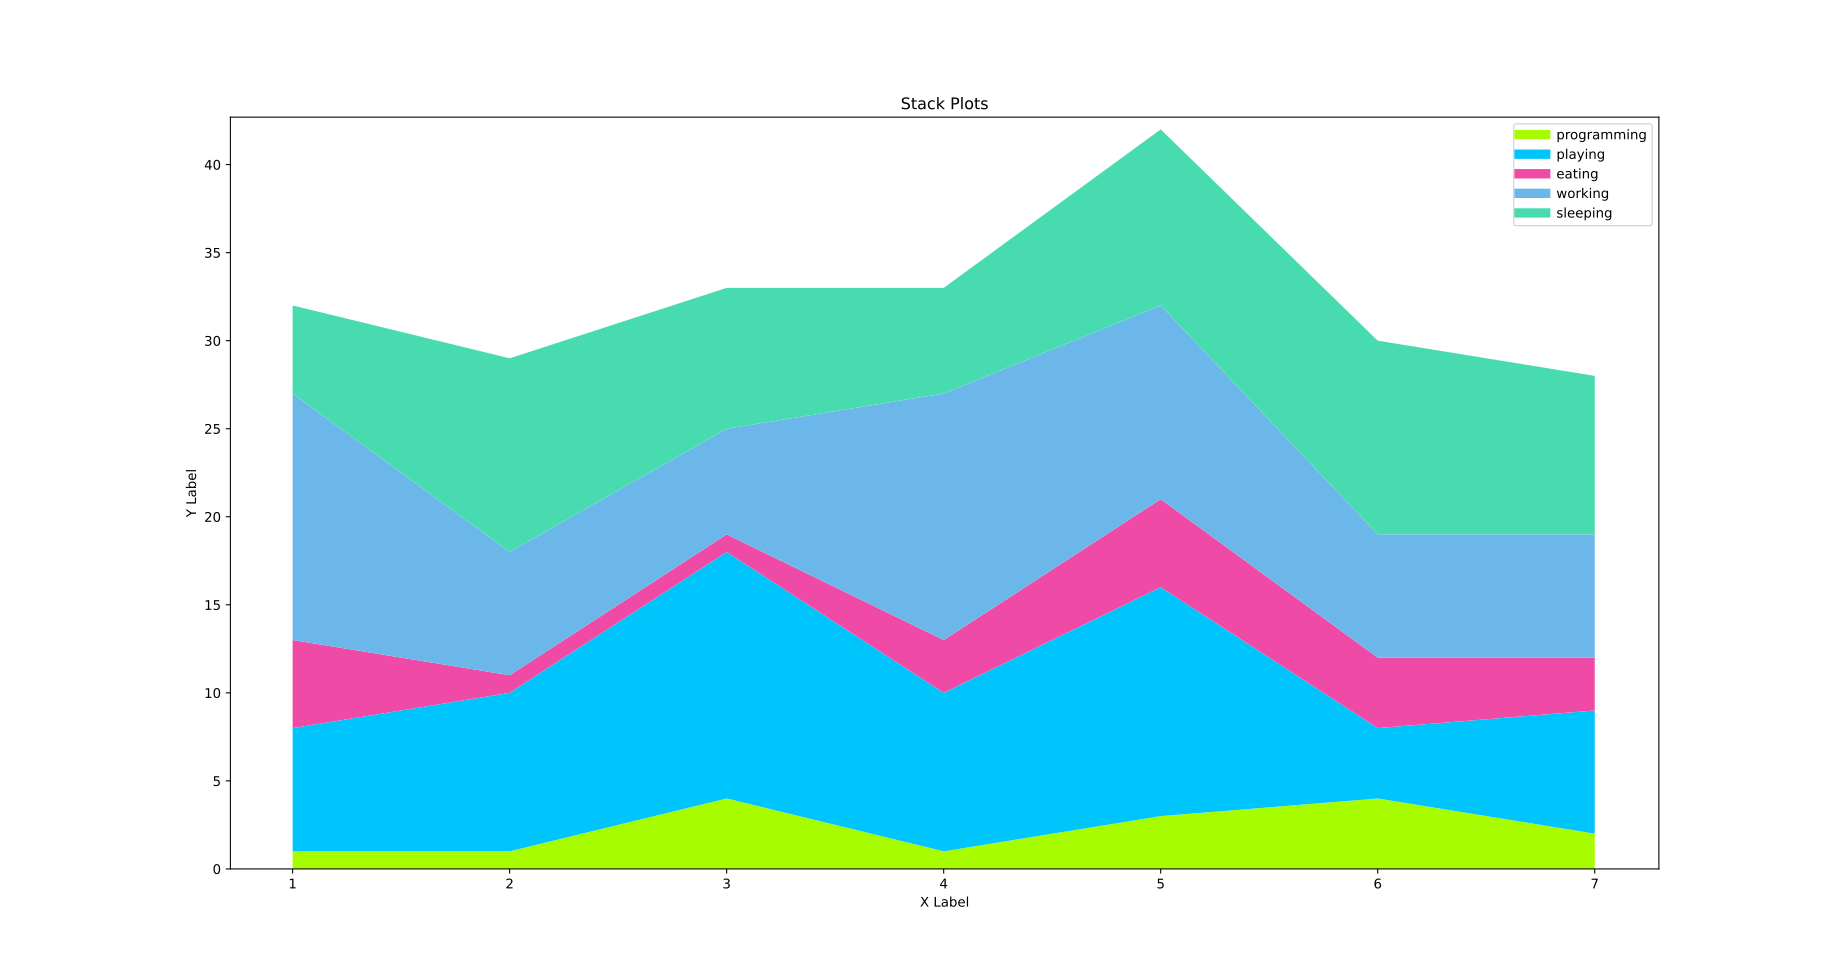

Write the Python code that produced this figure.
# Date 16-06-2021

import matplotlib.pyplot as plt

days = [1, 2, 3, 4, 5, 6, 7]

playing = [7,  9, 14, 9, 13,  4,  7]
eating = [5, 1, 1, 3, 5, 4, 3]
working = [14,  7,  6, 14, 11,  7,  7]
programming = [1, 1, 4, 1, 3, 4, 2]
sleeping = [5,  11,  8,  6, 10, 11,  9]

width = 7

plt.plot([], [], color='#A8FC00', label='programming', linewidth=width)
plt.plot([], [], color='#00C5FC', label='playing', linewidth=width)
plt.plot([], [], color='#EF4AA5', label='eating', linewidth=width)
plt.plot([], [], color='#6BB7EA', label='working', linewidth=width)
plt.plot([], [], color='#48DBAF', label='sleeping', linewidth=width)

plt.stackplot(days, programming, playing, eating, working,
              sleeping, colors=['#A8FC00', '#00C5FC', '#EF4AA5', '#6BB7EA', '#48DBAF'])

plt.xlabel('X Label')
plt.ylabel('Y Label')
plt.title('Stack Plots')
plt.legend()
plt.show()
